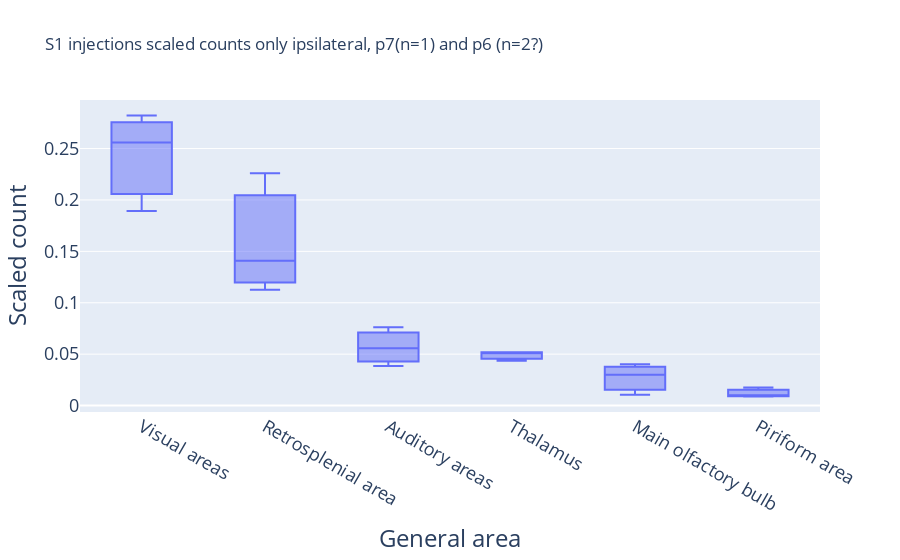

Here is the notebook cell this chart was saved with:
### Code cell
plot_scaled_zoomed(
    df_grouped,
    "S1 injections scaled counts only ipsilateral, p7(n=1) and p6 (n=2?)",
)

### Figure 1 — Plotly figure (JSON) as saved in the notebook; plotly's stock layout.template omitted (floating-point values rounded to 4 significant figures)
{"data": [{"alignmentgroup": "True", "hovertemplate": "General area=%{x}<br>Scaled count=%{y}<extra></extra>", "legendgroup": "", "marker": {"color": "#636efa"}, "name": "", "notched": false, "offsetgroup": "", "orientation": "v", "showlegend": false, "type": "box", "x": ["Auditory areas", "Main olfactory bulb", "Piriform area", "Retrosplenial area", "Thalamus", "Visual areas", "Auditory areas", "Main olfactory bulb", "Piriform area", "Retrosplenial area", "Thalamus", "Visual areas", "Auditory areas", "Main olfactory bulb", "Piriform area", "Retrosplenial area", "Thalamus", "Visual areas"], "x0": " ", "xaxis": "x", "y": [0.05583, 0.0402, 0.01755, 0.1126, 0.04355, 0.1892, 0.03857, 0.01054, 0.009319, 0.2259, 0.05194, 0.256, 0.07617, 0.03006, 0.008901, 0.1408, 0.05136, 0.2821], "y0": " ", "yaxis": "y"}], "layout": {"boxmode": "group", "legend": {"font": {"size": 20}, "tracegroupgap": 0}, "title": {"text": "S1 injections scaled counts only ipsilateral, p7(n=1) and p6 (n=2?)"}, "xaxis": {"anchor": "y", "categoryarray": ["Visual areas", "Retrosplenial area", "Auditory areas", "Thalamus", "Main olfactory bulb", "Piriform area"], "categoryorder": "array", "domain": [0, 1], "tickfont": {"size": 18}, "title": {"font": {"size": 24}, "text": "General area"}}, "yaxis": {"anchor": "x", "domain": [0, 1], "tickfont": {"size": 18}, "title": {"font": {"size": 24}, "text": "Scaled count"}}}}
